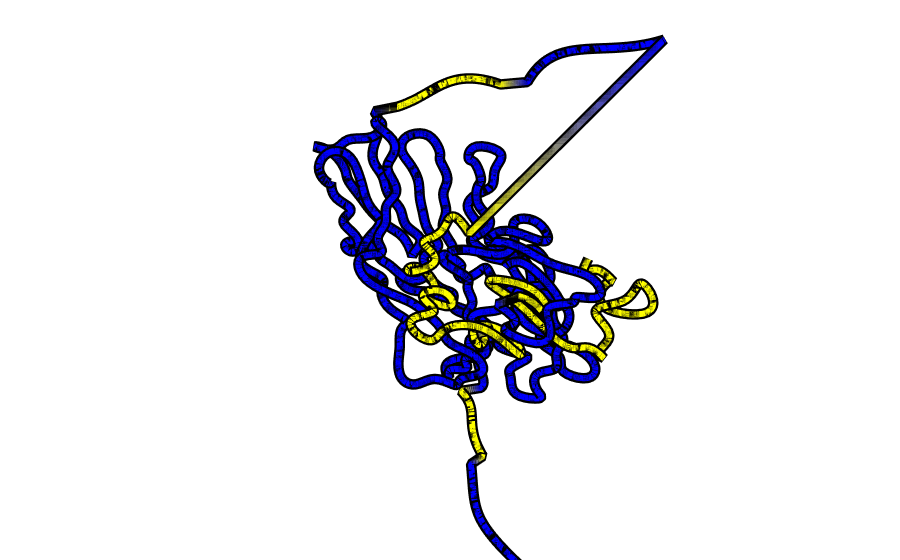

Source (notebook cell):
### Code cell
sec=1
x_lst, y_lst, z_lst, color_lst = CDT.smooth_me(coordssplit_new[sec], secondarysplit[sec], oversample=5)
structure_fig = CDT.line_plotly(x_lst, y_lst, z_lst, color_lst, outline=True)
structure_fig.update_layout(height=600)
structure_fig.show()

### Figure 1 — Plotly figure (JSON) as saved in the notebook; plotly's stock layout.template omitted (floating-point values rounded to 4 significant figures; data arrays with more than 128 entries replaced by an {"elided": "..."} marker saying what was removed)
{"data": [{"line": {"color": "black", "width": 21}, "mode": "lines", "showlegend": false, "type": "scatter3d", "x": {"elided": "1580 float values"}, "y": {"elided": "1580 float values"}, "z": {"elided": "1580 float values"}}, {"line": {"color": {"elided": "1580 str values"}, "width": 12}, "mode": "lines", "showlegend": false, "type": "scatter3d", "x": {"elided": "1580 float values"}, "y": {"elided": "1580 float values"}, "z": {"elided": "1580 float values"}}], "layout": {"autosize": true, "margin": {"b": 0, "l": 0, "r": 0, "t": 0}, "scene": {"aspectmode": "manual", "aspectratio": {"x": 1, "y": 1, "z": 1}, "camera": {"center": {"x": 0, "y": 0, "z": 0}, "eye": {"x": -0.9272, "y": -0.3759, "z": 1.27}, "projection": {"type": "perspective"}, "up": {"x": 0.0003307, "y": -0.000817, "z": 1.0}}, "xaxis": {"gridcolor": "white", "nticks": 0, "showbackground": false, "showticklabels": false, "title": {"text": ""}, "type": "linear", "zerolinecolor": "white"}, "yaxis": {"gridcolor": "white", "nticks": 0, "showbackground": false, "showticklabels": false, "title": {"text": ""}, "type": "linear", "zerolinecolor": "white"}, "zaxis": {"gridcolor": "white", "nticks": 0, "showbackground": false, "showticklabels": false, "title": {"text": ""}, "type": "linear", "zerolinecolor": "white"}}, "showlegend": false}}
